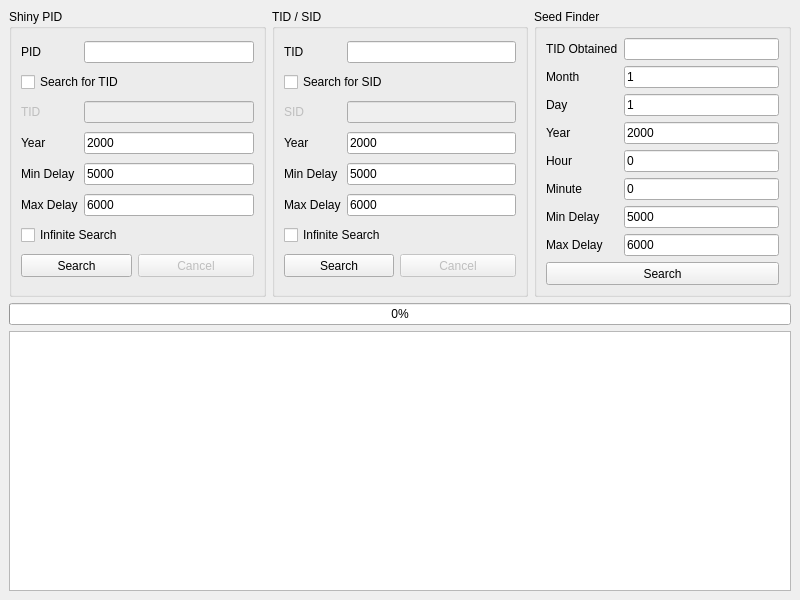
<?xml version="1.0" encoding="UTF-8"?>
<ui version="4.0">
 <class>IDs4</class>
 <widget class="QMainWindow" name="IDs4">
  <property name="geometry">
   <rect>
    <x>0</x>
    <y>0</y>
    <width>800</width>
    <height>600</height>
   </rect>
  </property>
  <property name="minimumSize">
   <size>
    <width>800</width>
    <height>600</height>
   </size>
  </property>
  <property name="windowTitle">
   <string>Gen 4 TID/SID</string>
  </property>
  <property name="styleSheet">
   <string notr="true">.QTabWidget &gt;  QWidget &gt; QWidget {
	background-color: #E6E6E6;
}

QCheckBox {
	color: white;
}

QCheckBox::indicator {
	border: 2px solid white;
	border-radius: 3px;
	height: 10px;
	width: 10px;
}

QCheckBox::indicator:unchecked {
	background-color: #274050;
}

QCheckBox::indicator:checked {
	background-color: white;
}

QTableView {
	border: 4px solid DodgerBlue;
}

QHeaderView::section {
	border: none;
	background-color: #274050;
	padding-top: 3px;
	padding-bottom: 3px;
	color: white;
}

QLineEdit {
	qproperty-alignment: AlignCenter;
	background-color: #1D303C;
	border:none;
	border-radius: 6px;
	color: white;
}

QGroupBox {
	background-color: #274050;
	border-radius: 10px;
	margin-top: 7px;
	font-family: &quot;Myriad Pro&quot;, Montserrat;
	font-weight: 500;
}

.QGroupBox * {
	font-family: &quot;Myriad Pro&quot;, Montserrat;
	font-weight: 500;
}

QLabel {
	color: white;
}

QGroupBox::title {
	subcontrol-origin: margin;
	left: 20px;
	padding: 3px 5px 3px 5px;
	background-color: #969F91;
	border-radius: 5px;
}

QPushButton {
	border: none;
	border-radius: 6px;
	color: white;
	background-color: DodgerBlue;
}</string>
  </property>
  <widget class="QWidget" name="centralwidget">
   <layout class="QGridLayout" name="gridLayout_4">
    <item row="0" column="0">
     <widget class="QGroupBox" name="groupBoxShinyPID">
      <property name="sizePolicy">
       <sizepolicy hsizetype="Preferred" vsizetype="Preferred">
        <horstretch>0</horstretch>
        <verstretch>1</verstretch>
       </sizepolicy>
      </property>
      <property name="minimumSize">
       <size>
        <width>0</width>
        <height>0</height>
       </size>
      </property>
      <property name="title">
       <string>Shiny PID</string>
      </property>
      <layout class="QGridLayout" name="gridLayout">
       <item row="0" column="0">
        <widget class="QLabel" name="label">
         <property name="sizePolicy">
          <sizepolicy hsizetype="Fixed" vsizetype="Preferred">
           <horstretch>0</horstretch>
           <verstretch>0</verstretch>
          </sizepolicy>
         </property>
         <property name="text">
          <string>PID</string>
         </property>
        </widget>
       </item>
       <item row="0" column="1" colspan="2">
        <widget class="TextBox" name="textBoxPID">
         <property name="sizePolicy">
          <sizepolicy hsizetype="Preferred" vsizetype="Fixed">
           <horstretch>0</horstretch>
           <verstretch>0</verstretch>
          </sizepolicy>
         </property>
         <property name="maxLength">
          <number>8</number>
         </property>
        </widget>
       </item>
       <item row="1" column="0" colspan="2">
        <widget class="QCheckBox" name="checkBoxSearchTIDShinyPID">
         <property name="text">
          <string>Search for TID</string>
         </property>
        </widget>
       </item>
       <item row="2" column="0">
        <widget class="QLabel" name="label_2">
         <property name="enabled">
          <bool>false</bool>
         </property>
         <property name="sizePolicy">
          <sizepolicy hsizetype="Fixed" vsizetype="Preferred">
           <horstretch>0</horstretch>
           <verstretch>0</verstretch>
          </sizepolicy>
         </property>
         <property name="text">
          <string>TID</string>
         </property>
        </widget>
       </item>
       <item row="2" column="1" colspan="2">
        <widget class="TextBox" name="textBoxTIDShinyPID">
         <property name="enabled">
          <bool>false</bool>
         </property>
         <property name="sizePolicy">
          <sizepolicy hsizetype="Preferred" vsizetype="Fixed">
           <horstretch>0</horstretch>
           <verstretch>0</verstretch>
          </sizepolicy>
         </property>
         <property name="maxLength">
          <number>5</number>
         </property>
        </widget>
       </item>
       <item row="3" column="0">
        <widget class="QLabel" name="label_3">
         <property name="sizePolicy">
          <sizepolicy hsizetype="Fixed" vsizetype="Preferred">
           <horstretch>0</horstretch>
           <verstretch>0</verstretch>
          </sizepolicy>
         </property>
         <property name="text">
          <string>Year</string>
         </property>
        </widget>
       </item>
       <item row="3" column="1" colspan="2">
        <widget class="TextBox" name="textBoxYearShinyPID">
         <property name="sizePolicy">
          <sizepolicy hsizetype="Preferred" vsizetype="Fixed">
           <horstretch>0</horstretch>
           <verstretch>0</verstretch>
          </sizepolicy>
         </property>
         <property name="text">
          <string notr="true">2000</string>
         </property>
         <property name="maxLength">
          <number>4</number>
         </property>
        </widget>
       </item>
       <item row="4" column="0">
        <widget class="QLabel" name="label_4">
         <property name="sizePolicy">
          <sizepolicy hsizetype="Fixed" vsizetype="Preferred">
           <horstretch>0</horstretch>
           <verstretch>0</verstretch>
          </sizepolicy>
         </property>
         <property name="text">
          <string>Min Delay</string>
         </property>
        </widget>
       </item>
       <item row="4" column="1" colspan="2">
        <widget class="TextBox" name="textBoxMinDelayShinyPID">
         <property name="sizePolicy">
          <sizepolicy hsizetype="Preferred" vsizetype="Fixed">
           <horstretch>0</horstretch>
           <verstretch>0</verstretch>
          </sizepolicy>
         </property>
         <property name="text">
          <string notr="true">5000</string>
         </property>
         <property name="maxLength">
          <number>10</number>
         </property>
        </widget>
       </item>
       <item row="5" column="0">
        <widget class="QLabel" name="label_5">
         <property name="sizePolicy">
          <sizepolicy hsizetype="Fixed" vsizetype="Preferred">
           <horstretch>0</horstretch>
           <verstretch>0</verstretch>
          </sizepolicy>
         </property>
         <property name="text">
          <string>Max Delay</string>
         </property>
        </widget>
       </item>
       <item row="5" column="1" colspan="2">
        <widget class="TextBox" name="textBoxMaxDelayShinyPID">
         <property name="sizePolicy">
          <sizepolicy hsizetype="Preferred" vsizetype="Fixed">
           <horstretch>0</horstretch>
           <verstretch>0</verstretch>
          </sizepolicy>
         </property>
         <property name="text">
          <string notr="true">6000</string>
         </property>
         <property name="maxLength">
          <number>10</number>
         </property>
        </widget>
       </item>
       <item row="6" column="0" colspan="2">
        <widget class="QCheckBox" name="checkBoxInfiniteSearchShinyPID">
         <property name="text">
          <string>Infinite Search</string>
         </property>
        </widget>
       </item>
       <item row="7" column="0" colspan="2">
        <widget class="QPushButton" name="pushButtonSearchShinyPID">
         <property name="minimumSize">
          <size>
           <width>0</width>
           <height>23</height>
          </size>
         </property>
         <property name="styleSheet">
          <string notr="true"/>
         </property>
         <property name="text">
          <string>Search</string>
         </property>
        </widget>
       </item>
       <item row="7" column="2">
        <widget class="QPushButton" name="pushButtonCancelShinyPID">
         <property name="enabled">
          <bool>false</bool>
         </property>
         <property name="minimumSize">
          <size>
           <width>116</width>
           <height>23</height>
          </size>
         </property>
         <property name="text">
          <string>Cancel</string>
         </property>
        </widget>
       </item>
      </layout>
     </widget>
    </item>
    <item row="0" column="1">
     <widget class="QGroupBox" name="groupBoxTIDSID">
      <property name="sizePolicy">
       <sizepolicy hsizetype="Preferred" vsizetype="Preferred">
        <horstretch>0</horstretch>
        <verstretch>1</verstretch>
       </sizepolicy>
      </property>
      <property name="title">
       <string>TID / SID</string>
      </property>
      <layout class="QGridLayout" name="gridLayout_2">
       <item row="0" column="0">
        <widget class="QLabel" name="label_9">
         <property name="sizePolicy">
          <sizepolicy hsizetype="Fixed" vsizetype="Preferred">
           <horstretch>0</horstretch>
           <verstretch>0</verstretch>
          </sizepolicy>
         </property>
         <property name="text">
          <string>TID</string>
         </property>
        </widget>
       </item>
       <item row="0" column="1" colspan="2">
        <widget class="TextBox" name="textBoxTIDTIDSID">
         <property name="sizePolicy">
          <sizepolicy hsizetype="Preferred" vsizetype="Fixed">
           <horstretch>0</horstretch>
           <verstretch>0</verstretch>
          </sizepolicy>
         </property>
         <property name="maxLength">
          <number>5</number>
         </property>
        </widget>
       </item>
       <item row="1" column="0" colspan="2">
        <widget class="QCheckBox" name="checkBoxSearchSID">
         <property name="text">
          <string>Search for SID</string>
         </property>
        </widget>
       </item>
       <item row="2" column="0">
        <widget class="QLabel" name="label_8">
         <property name="enabled">
          <bool>false</bool>
         </property>
         <property name="sizePolicy">
          <sizepolicy hsizetype="Fixed" vsizetype="Preferred">
           <horstretch>0</horstretch>
           <verstretch>0</verstretch>
          </sizepolicy>
         </property>
         <property name="text">
          <string>SID</string>
         </property>
        </widget>
       </item>
       <item row="2" column="1" colspan="2">
        <widget class="TextBox" name="textBoxSIDTIDSID">
         <property name="enabled">
          <bool>false</bool>
         </property>
         <property name="sizePolicy">
          <sizepolicy hsizetype="Preferred" vsizetype="Fixed">
           <horstretch>0</horstretch>
           <verstretch>0</verstretch>
          </sizepolicy>
         </property>
         <property name="maxLength">
          <number>5</number>
         </property>
        </widget>
       </item>
       <item row="3" column="0">
        <widget class="QLabel" name="label_6">
         <property name="sizePolicy">
          <sizepolicy hsizetype="Fixed" vsizetype="Preferred">
           <horstretch>0</horstretch>
           <verstretch>0</verstretch>
          </sizepolicy>
         </property>
         <property name="text">
          <string>Year</string>
         </property>
        </widget>
       </item>
       <item row="3" column="1" colspan="2">
        <widget class="TextBox" name="textBoxYearTIDSID">
         <property name="sizePolicy">
          <sizepolicy hsizetype="Preferred" vsizetype="Fixed">
           <horstretch>0</horstretch>
           <verstretch>0</verstretch>
          </sizepolicy>
         </property>
         <property name="text">
          <string notr="true">2000</string>
         </property>
         <property name="maxLength">
          <number>4</number>
         </property>
        </widget>
       </item>
       <item row="4" column="0">
        <widget class="QLabel" name="label_10">
         <property name="sizePolicy">
          <sizepolicy hsizetype="Fixed" vsizetype="Preferred">
           <horstretch>0</horstretch>
           <verstretch>0</verstretch>
          </sizepolicy>
         </property>
         <property name="text">
          <string>Min Delay</string>
         </property>
        </widget>
       </item>
       <item row="4" column="1" colspan="2">
        <widget class="TextBox" name="textBoxMinDelayTIDSID">
         <property name="sizePolicy">
          <sizepolicy hsizetype="Preferred" vsizetype="Fixed">
           <horstretch>0</horstretch>
           <verstretch>0</verstretch>
          </sizepolicy>
         </property>
         <property name="text">
          <string notr="true">5000</string>
         </property>
         <property name="maxLength">
          <number>10</number>
         </property>
        </widget>
       </item>
       <item row="5" column="0">
        <widget class="QLabel" name="label_7">
         <property name="sizePolicy">
          <sizepolicy hsizetype="Fixed" vsizetype="Preferred">
           <horstretch>0</horstretch>
           <verstretch>0</verstretch>
          </sizepolicy>
         </property>
         <property name="text">
          <string>Max Delay</string>
         </property>
        </widget>
       </item>
       <item row="5" column="1" colspan="2">
        <widget class="TextBox" name="textBoxMaxDelayTIDSID">
         <property name="sizePolicy">
          <sizepolicy hsizetype="Preferred" vsizetype="Fixed">
           <horstretch>0</horstretch>
           <verstretch>0</verstretch>
          </sizepolicy>
         </property>
         <property name="text">
          <string notr="true">6000</string>
         </property>
         <property name="maxLength">
          <number>10</number>
         </property>
        </widget>
       </item>
       <item row="6" column="0" colspan="2">
        <widget class="QCheckBox" name="checkBoxInfiniteSearchTIDSID">
         <property name="text">
          <string>Infinite Search</string>
         </property>
        </widget>
       </item>
       <item row="7" column="0" colspan="2">
        <widget class="QPushButton" name="pushButtonSearchTIDSID">
         <property name="minimumSize">
          <size>
           <width>0</width>
           <height>23</height>
          </size>
         </property>
         <property name="styleSheet">
          <string notr="true"/>
         </property>
         <property name="text">
          <string>Search</string>
         </property>
        </widget>
       </item>
       <item row="7" column="2">
        <widget class="QPushButton" name="pushButtonCancelTIDSID">
         <property name="enabled">
          <bool>false</bool>
         </property>
         <property name="minimumSize">
          <size>
           <width>116</width>
           <height>23</height>
          </size>
         </property>
         <property name="text">
          <string>Cancel</string>
         </property>
        </widget>
       </item>
      </layout>
     </widget>
    </item>
    <item row="0" column="2">
     <widget class="QGroupBox" name="groupBoxSeedFinder">
      <property name="sizePolicy">
       <sizepolicy hsizetype="Preferred" vsizetype="Preferred">
        <horstretch>0</horstretch>
        <verstretch>1</verstretch>
       </sizepolicy>
      </property>
      <property name="title">
       <string>Seed Finder</string>
      </property>
      <layout class="QGridLayout" name="gridLayout_3">
       <item row="0" column="0">
        <widget class="QLabel" name="label_11">
         <property name="sizePolicy">
          <sizepolicy hsizetype="Fixed" vsizetype="Preferred">
           <horstretch>0</horstretch>
           <verstretch>0</verstretch>
          </sizepolicy>
         </property>
         <property name="text">
          <string>TID Obtained</string>
         </property>
        </widget>
       </item>
       <item row="0" column="1">
        <widget class="QLineEdit" name="textBoxTIDSeedFinder">
         <property name="sizePolicy">
          <sizepolicy hsizetype="Preferred" vsizetype="Fixed">
           <horstretch>0</horstretch>
           <verstretch>0</verstretch>
          </sizepolicy>
         </property>
        </widget>
       </item>
       <item row="1" column="0">
        <widget class="QLabel" name="label_12">
         <property name="sizePolicy">
          <sizepolicy hsizetype="Fixed" vsizetype="Preferred">
           <horstretch>0</horstretch>
           <verstretch>0</verstretch>
          </sizepolicy>
         </property>
         <property name="text">
          <string>Month</string>
         </property>
        </widget>
       </item>
       <item row="1" column="1">
        <widget class="QLineEdit" name="textBoxMonthSeedFinder">
         <property name="sizePolicy">
          <sizepolicy hsizetype="Preferred" vsizetype="Fixed">
           <horstretch>0</horstretch>
           <verstretch>0</verstretch>
          </sizepolicy>
         </property>
         <property name="text">
          <string notr="true">1</string>
         </property>
         <property name="maxLength">
          <number>2</number>
         </property>
        </widget>
       </item>
       <item row="2" column="0">
        <widget class="QLabel" name="label_13">
         <property name="sizePolicy">
          <sizepolicy hsizetype="Fixed" vsizetype="Preferred">
           <horstretch>0</horstretch>
           <verstretch>0</verstretch>
          </sizepolicy>
         </property>
         <property name="text">
          <string>Day</string>
         </property>
        </widget>
       </item>
       <item row="2" column="1">
        <widget class="QLineEdit" name="textBoxDaySeedFinder">
         <property name="sizePolicy">
          <sizepolicy hsizetype="Preferred" vsizetype="Fixed">
           <horstretch>0</horstretch>
           <verstretch>0</verstretch>
          </sizepolicy>
         </property>
         <property name="text">
          <string notr="true">1</string>
         </property>
         <property name="maxLength">
          <number>2</number>
         </property>
        </widget>
       </item>
       <item row="3" column="0">
        <widget class="QLabel" name="label_14">
         <property name="sizePolicy">
          <sizepolicy hsizetype="Fixed" vsizetype="Preferred">
           <horstretch>0</horstretch>
           <verstretch>0</verstretch>
          </sizepolicy>
         </property>
         <property name="text">
          <string>Year</string>
         </property>
        </widget>
       </item>
       <item row="3" column="1">
        <widget class="QLineEdit" name="textBoxYearSeedFinder">
         <property name="sizePolicy">
          <sizepolicy hsizetype="Preferred" vsizetype="Fixed">
           <horstretch>0</horstretch>
           <verstretch>0</verstretch>
          </sizepolicy>
         </property>
         <property name="text">
          <string notr="true">2000</string>
         </property>
         <property name="maxLength">
          <number>4</number>
         </property>
        </widget>
       </item>
       <item row="4" column="0">
        <widget class="QLabel" name="label_15">
         <property name="sizePolicy">
          <sizepolicy hsizetype="Fixed" vsizetype="Preferred">
           <horstretch>0</horstretch>
           <verstretch>0</verstretch>
          </sizepolicy>
         </property>
         <property name="text">
          <string>Hour</string>
         </property>
        </widget>
       </item>
       <item row="4" column="1">
        <widget class="QLineEdit" name="textBoxHourSeedFinder">
         <property name="sizePolicy">
          <sizepolicy hsizetype="Preferred" vsizetype="Fixed">
           <horstretch>0</horstretch>
           <verstretch>0</verstretch>
          </sizepolicy>
         </property>
         <property name="text">
          <string notr="true">0</string>
         </property>
         <property name="maxLength">
          <number>2</number>
         </property>
        </widget>
       </item>
       <item row="5" column="0">
        <widget class="QLabel" name="label_16">
         <property name="sizePolicy">
          <sizepolicy hsizetype="Fixed" vsizetype="Preferred">
           <horstretch>0</horstretch>
           <verstretch>0</verstretch>
          </sizepolicy>
         </property>
         <property name="text">
          <string>Minute</string>
         </property>
        </widget>
       </item>
       <item row="5" column="1">
        <widget class="QLineEdit" name="textBoxMinuteSeedFinder">
         <property name="sizePolicy">
          <sizepolicy hsizetype="Preferred" vsizetype="Fixed">
           <horstretch>0</horstretch>
           <verstretch>0</verstretch>
          </sizepolicy>
         </property>
         <property name="text">
          <string notr="true">0</string>
         </property>
         <property name="maxLength">
          <number>2</number>
         </property>
        </widget>
       </item>
       <item row="6" column="0">
        <widget class="QLabel" name="label_17">
         <property name="sizePolicy">
          <sizepolicy hsizetype="Fixed" vsizetype="Preferred">
           <horstretch>0</horstretch>
           <verstretch>0</verstretch>
          </sizepolicy>
         </property>
         <property name="text">
          <string>Min Delay</string>
         </property>
        </widget>
       </item>
       <item row="6" column="1">
        <widget class="QLineEdit" name="textBoxMinDelaySeedFinder">
         <property name="sizePolicy">
          <sizepolicy hsizetype="Preferred" vsizetype="Fixed">
           <horstretch>0</horstretch>
           <verstretch>0</verstretch>
          </sizepolicy>
         </property>
         <property name="text">
          <string notr="true">5000</string>
         </property>
         <property name="maxLength">
          <number>10</number>
         </property>
        </widget>
       </item>
       <item row="7" column="0">
        <widget class="QLabel" name="label_18">
         <property name="sizePolicy">
          <sizepolicy hsizetype="Fixed" vsizetype="Preferred">
           <horstretch>0</horstretch>
           <verstretch>0</verstretch>
          </sizepolicy>
         </property>
         <property name="text">
          <string>Max Delay</string>
         </property>
        </widget>
       </item>
       <item row="7" column="1">
        <widget class="QLineEdit" name="textBoxMaxDelaySeedFinder">
         <property name="sizePolicy">
          <sizepolicy hsizetype="Preferred" vsizetype="Fixed">
           <horstretch>0</horstretch>
           <verstretch>0</verstretch>
          </sizepolicy>
         </property>
         <property name="text">
          <string notr="true">6000</string>
         </property>
         <property name="maxLength">
          <number>10</number>
         </property>
        </widget>
       </item>
       <item row="8" column="0" colspan="2">
        <widget class="QPushButton" name="pushButtonSearchSeedFinder">
         <property name="minimumSize">
          <size>
           <width>0</width>
           <height>23</height>
          </size>
         </property>
         <property name="styleSheet">
          <string notr="true"/>
         </property>
         <property name="text">
          <string>Search</string>
         </property>
        </widget>
       </item>
      </layout>
     </widget>
    </item>
    <item row="1" column="0" colspan="3">
     <widget class="QProgressBar" name="progressBar">
      <property name="value">
       <number>0</number>
      </property>
     </widget>
    </item>
    <item row="2" column="0" colspan="3">
     <widget class="TableView" name="tableView">
      <property name="sizePolicy">
       <sizepolicy hsizetype="Expanding" vsizetype="Expanding">
        <horstretch>0</horstretch>
        <verstretch>2</verstretch>
       </sizepolicy>
      </property>
      <attribute name="verticalHeaderVisible">
       <bool>false</bool>
      </attribute>
     </widget>
    </item>
   </layout>
  </widget>
  <widget class="QMenuBar" name="menubar">
   <property name="geometry">
    <rect>
     <x>0</x>
     <y>0</y>
     <width>800</width>
     <height>21</height>
    </rect>
   </property>
  </widget>
 </widget>
 <customwidgets>
  <customwidget>
   <class>TextBox</class>
   <extends>QLineEdit</extends>
   <header>Forms/Controls/TextBox.hpp</header>
  </customwidget>
  <customwidget>
   <class>TableView</class>
   <extends>QTableView</extends>
   <header>Forms/Controls/TableView.hpp</header>
  </customwidget>
 </customwidgets>
 <tabstops>
  <tabstop>textBoxPID</tabstop>
  <tabstop>checkBoxSearchTIDShinyPID</tabstop>
  <tabstop>textBoxTIDShinyPID</tabstop>
  <tabstop>textBoxYearShinyPID</tabstop>
  <tabstop>textBoxMinDelayShinyPID</tabstop>
  <tabstop>textBoxMaxDelayShinyPID</tabstop>
  <tabstop>checkBoxInfiniteSearchShinyPID</tabstop>
  <tabstop>pushButtonSearchShinyPID</tabstop>
  <tabstop>textBoxTIDTIDSID</tabstop>
  <tabstop>checkBoxSearchSID</tabstop>
  <tabstop>textBoxSIDTIDSID</tabstop>
  <tabstop>textBoxYearTIDSID</tabstop>
  <tabstop>textBoxMinDelayTIDSID</tabstop>
  <tabstop>textBoxMaxDelayTIDSID</tabstop>
  <tabstop>checkBoxInfiniteSearchTIDSID</tabstop>
  <tabstop>pushButtonSearchTIDSID</tabstop>
  <tabstop>textBoxTIDSeedFinder</tabstop>
  <tabstop>textBoxMonthSeedFinder</tabstop>
  <tabstop>textBoxDaySeedFinder</tabstop>
  <tabstop>textBoxYearSeedFinder</tabstop>
  <tabstop>textBoxHourSeedFinder</tabstop>
  <tabstop>textBoxMinuteSeedFinder</tabstop>
  <tabstop>textBoxMinDelaySeedFinder</tabstop>
  <tabstop>textBoxMaxDelaySeedFinder</tabstop>
  <tabstop>pushButtonSearchSeedFinder</tabstop>
  <tabstop>tableView</tabstop>
 </tabstops>
 <resources/>
 <connections/>
</ui>
